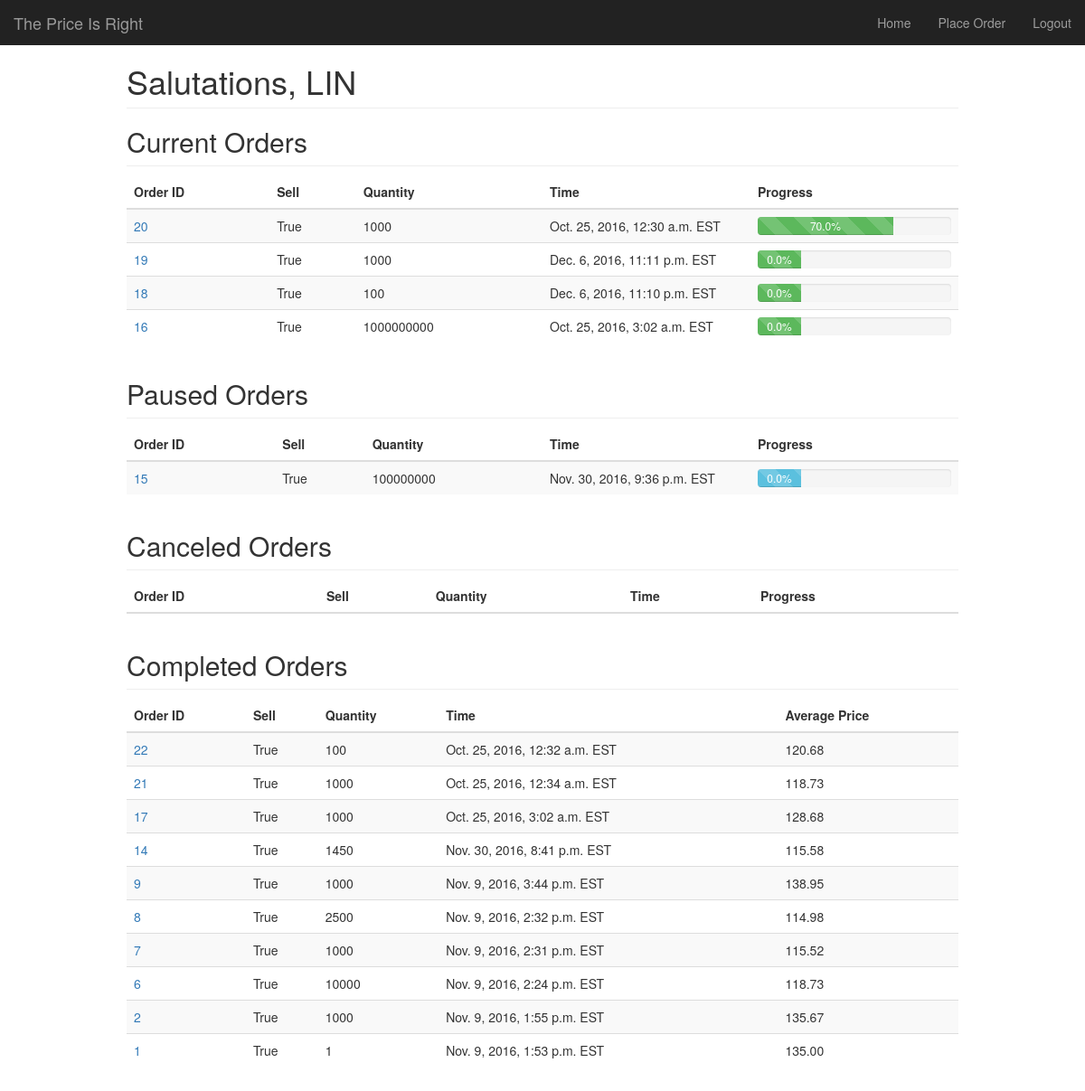
The app's page / (signed in), older data.
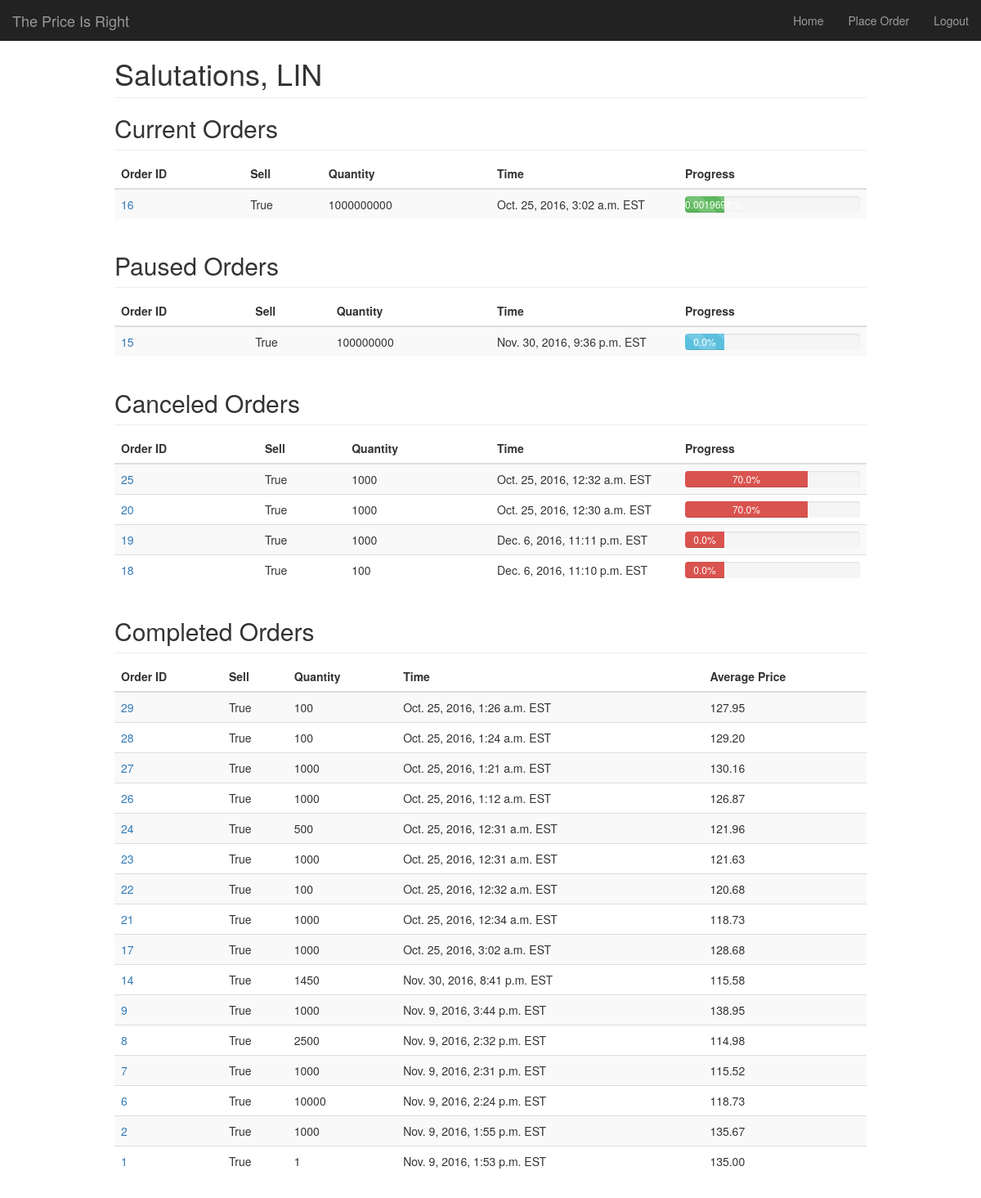
The same page, newer data.
### stocks/models.py (models this page shows)
@python_2_unicode_compatible
class ParentOrder(models.Model):
	quantity = models.IntegerField(blank=False, default=1)
	stock_type = models.CharField(max_length=20)
	is_sell = models.BooleanField(blank=False, default=True)
	time_executed = models.DateTimeField(blank=False, auto_now_add=True)
	user = models.ForeignKey(User, on_delete=models.CASCADE)
	IN_PROGRESS = 'P'
	COMPLETED = 'C'
	FAILED = 'F'
	PAUSED = 'S'
	CANCELLED = 'X'
	STATUS_CHOICES = (
		(IN_PROGRESS, 'In Progress'),
		(COMPLETED, 'Completed'),
		(FAILED, 'Failed'),
		(PAUSED, 'Paused'),
		(CANCELLED, 'Cancelled')
	)
	status = models.CharField(
		max_length=1,
		choices=STATUS_CHOICES,
		default=IN_PROGRESS
	)
	progress = models.FloatField(blank=False, default=0.0)
	def is_valid(self):
		if self.quantity <= 0:
			return False
		else:
			return True
	def get_total_price_sold(self, children):
		total_price = (children.filter(is_successful=True).aggregate(total=Sum(F('price') * F('quantity'))))['total']
		if total_price is None:
			return 0.0
		else:
			return total_price
	def get_total_quantity_sold(self, children):
		total_quantity = (children.filter(is_successful=True).aggregate(Sum('quantity')))['quantity__sum']
		if total_quantity is None:
			return 0
		else:
			return total_quantity
	def get_stats(self, children):
		if len(children) == 0:
			return {'total_price': 0.0, 'total_quantity': 0, 'average_price': 0.0}
		total_price = self.get_total_price_sold(children)
		total_quantity = self.get_total_quantity_sold(children)
		if total_price == 0.0:
			return {'total_price': total_price, 'total_quantity': total_quantity, 'average_price': 0.0}
		else:
			return {'total_price': total_price, 'total_quantity': total_quantity, 'average_price': total_price/total_quantity}
	def update_progress(self):
		children = ChildOrder.objects.filter(parent_order__id=self.id)
		quantity_sold = self.get_total_quantity_sold(children)
		self.progress = (float(quantity_sold)/float(self.quantity)) * 100
		self.save()
	def verify_market_price(self, price_json):
		top_bid = price_json.get('top_bid')
		if top_bid is None:
			return False
		price = top_bid.get('price')
		if price is None:
			return False
		return True
	def query_market_price(self, number_of_tries=10):
		quote = json.loads(urllib2.urlopen(QUERY.format(self.id)).read())
		while not self.verify_market_price(quote):  # We failed to verify, the exchange simulator returned a bad response
			quote = json.loads(urllib2.urlopen(QUERY.format(self.id)).read())
			time.sleep(5)  # sleep 5 seconds before trying again
			number_of_tries -= 1
			if number_of_tries == 0:  # no tries left, we give up querying and selling
				return False
		price = float(quote['top_bid']['price'])
		print "Quoted at %s" % price
		return price
	def query_market_datetime(self, number_of_tries=10):
		quote = json.loads(urllib2.urlopen(QUERY.format(self.id)).read())
		while not self.verify_market_price(quote):  # We failed to verify, the exchange simulator returned a bad response
			quote = json.loads(urllib2.urlopen(QUERY.format(self.id)).read())
			time.sleep(5)  # sleep 5 seconds before trying again
			number_of_tries -= 1
			if number_of_tries == 0:  # no tries left, we give up querying and selling
				return False
		d = quote['timestamp'] + " UTC" # add UTC since this is time zone returned by simulator
		FORMAT = '%Y-%m-%d %H:%M:%S.%f %Z'
		dt = datetime.datetime.strptime(d, FORMAT)
		return dt
	def execute_sell(self, quantity, price):
		url   = ORDER.format(self.id, quantity, price)
		response = urllib2.urlopen(url).read()
		if response == "":
			order = {
			u'timestamp': self.query_market_datetime(),
			u'qty': quantity,
			u'side': u'sell',
			u'avg_price': 0.0
			}
		else:
			order = json.loads(response)
		return order
	def create_child(self, order, attempted_price):
		if (order['avg_price'] == 0.0):
			co = ChildOrder.objects.create(
				parent_order=self,
				quantity = order['qty'],
				is_successful=False,
				price=attempted_price
			)
		else:
			co = ChildOrder.objects.create(
				parent_order=self,
				quantity = order['qty'],
				is_successful=True,
				price=order['avg_price']
			)
			self.progress += (order['qty']/self.quantity) * 100
			self.save()
		co.time_executed = order['timestamp']
		co.save()
		return co
	def determine_quantity_to_sell(self):
		successful_children = ChildOrder.objects.filter(parent_order=self.id).filter(is_successful=True)
		quantity_sold_so_far = 0
		for child in successful_children:
			quantity_sold_so_far += child.quantity
		quantity_left_to_sell = self.quantity - quantity_sold_so_far
		return quantity_left_to_sell
	def trade(self):
		if not self.is_valid():
			print "Problem, someone created a bad parent order that shouldn't even be here"
			return  # This code should never be reached, since if an order is not valid, we don't even create it
		number_of_successes = 0
		if ((self.quantity/10) < 10):
			maximum_child_size = self.quantity
		else:
			maximum_child_size = self.quantity / 10  # hardcoded to split by 10%
		child_order_size = maximum_child_size
		quantity_to_sell = self.determine_quantity_to_sell()
		while quantity_to_sell > 0:
			price = self.query_market_price()
			if price is False:
				self.status = self.FAILED
				self.save()
				return
			price -= ORDER_DISCOUNT  # query is successful, update price accordingly
			if (quantity_to_sell < child_order_size):
				child_order_size = quantity_to_sell  # make sure child order size never exceeds what we have left to sell
			self.refresh_from_db()  # refresh before checking if paused or cancelled
			if (self.status == self.PAUSED or self.status == self.CANCELLED):
				return
			order = self.execute_sell(child_order_size, price)
			self.create_child(order, price)
			if (order['avg_price'] == 0.0):
				number_of_successes -= 1
			else:
				number_of_successes += 1
				quantity_to_sell -= order['qty']
			if (number_of_successes == FAILURE_TOLERANCE):
				child_order_size /= 2
				number_of_successes = 0
			elif (number_of_successes == SUCCESS_TOLERANCE and child_order_size < maximum_child_size):
				child_order_size *= 2
				number_of_successes = 0
			time.sleep(N)
		self.status = self.COMPLETED
		self.save() # we forgot to save after setting self.success=True. The update() function solves this
	def __str__(self):
		return str(self.id) + ": " + str(self.quantity) + " x " + self.stock_type + ' status:' + self.status

### authentication/views.py (the view)
# urls.py: url(r'^$', views.index, name='index'),
@login_required(login_url="login/")
def index(request):
    order_list = ParentOrder.objects.all().order_by('-id')
    for order in order_list:
        children = ChildOrder.objects.filter(parent_order__id=order.id)
        order_stats = order.get_stats(children)
        order.avg_price = '{:,.2f}'.format(order_stats['average_price'])
    context_dict = {'orders': order_list}
    return render(request, "index.html", context_dict)

### templates/index.html (shortened to what the changed rows need)
{% extends 'base.html' %}
{% load staticfiles %}
{% block head-extras %}
    <link href="{% static "stocks/dashboard.css" %}" rel="stylesheet">
{% endblock %}
{% block content %}
  <h2 class="sub-header">Current Orders</h2>
  <div class="table-responsive">
    <table class="table table-striped">
      <thead>
        <tr>
          <th>Order ID</th>
          <th>Sell</th>
          <th>Quantity</th>
          <th>Time</th>
          <th>Progress</th>
        </tr>
      </thead>
      {% if orders %}
        <tbody>
            {% for order in orders %}
              {% if order.status == 'P' or order.status == 'F' %}
              <tr>
                  <td> <a href="{% url 'order_detail' order.id %}">{{ order.id }} </a>
                  <td> {{ order.is_sell }}
                  <td> {{ order.quantity }}
                  <td class="col-md-3"> {{ order.time_executed }} EST
                  <td class="col-md-3">
                      <div class="progress">
                          <div id="progress-{{order.id}}" data-id="{{order.id}}" class="progress-bar
                          {% if order.status == 'P' %}
                              progress-bar-success progress-bar-striped active
                          {% endif %}
                          " role="progressbar"
                          role="progressbar" aria-valuenow="{{ order.progress }}" aria-valuemin="0" aria-valuemax="100" style="min-width:4em;width:{{ order.progress }}%"> {{ order.progress }}%
                          </div>
                      </div>
              </tr>
              {% endif %}
            {% endfor %}
        </tbody>
    {% endif %}
    </table>
  </div>
  <h2 class="sub-header">Paused Orders</h2>
  <div class="table-responsive">
    <table class="table table-striped">
      <thead>
        <tr>
          <th>Order ID</th>
          <th>Sell</th>
          <th>Quantity</th>
          <th>Time</th>
          <th>Progress</th>
        </tr>
      </thead>
      {% if orders %}
        <tbody>
            {% for order in orders %}
              {% if order.status == 'S' %}
              <tr>
                  <td> <a href="{% url 'order_detail' order.id %}">{{ order.id }} </a>
                  <td> {{ order.is_sell }}
                  <td> {{ order.quantity }}
                  <td class="col-md-3"> {{ order.time_executed }} EST
                  <td class="col-md-3">
                      <div class="progress">
                          <div id="progress-{{order.id}}" data-id="{{order.id}}" class="progress-bar progress-bar-info progress-bar-striped active" role="progressbar" aria-valuenow="{{ order.progress }}" aria-valuemin="0" aria-valuemax="100" style="min-width:4em;width:{{ order.progress }}%"> {{ order.progress }}%
                          </div>
                      </div>
              </tr>
              {% endif %}
            {% endfor %}
        </tbody>
    {% endif %}
    </table>
  </div>
  <h2 class="sub-header">Canceled Orders</h2>
  <div class="table-responsive">
    <table class="table table-striped">
      <thead>
        <tr>
          <th>Order ID</th>
          <th>Sell</th>
          <th>Quantity</th>
          <th>Time</th>
          <th>Progress</th>
        </tr>
      </thead>
      {% if orders %}
        <tbody>
            {% for order in orders %}
              {% if order.status == 'X' %}
              <tr>
                  <td> <a href="{% url 'order_detail' order.id %}">{{ order.id }} </a>
                  <td> {{ order.is_sell }}
                  <td> {{ order.quantity }}
                  <td class="col-md-3"> {{ order.time_executed }} EST
                  <td class="col-md-3">
                      <div class="progress">
                          <div id="progress-{{order.id}}" data-id="{{order.id}}" class="progress-bar progress-bar-danger progress-bar" role="progressbar"aria-valuenow="{{ order.progress }}" aria-valuemin="0" aria-valuemax="100" style="min-width:4em;width:{{ order.progress }}%"> {{ order.progress }}%
                          </div>
                      </div>
              </tr>
              {% endif %}
            {% endfor %}
        </tbody>
    {% endif %}
    </table>
  </div>
  <h2 class="sub-header">Completed Orders</h2>
  <div class="table-responsive">
    <table class="table table-striped">
      <thead>
        <tr>
          <th>Order ID</th>
          <th>Sell</th>
          <th>Quantity</th>
          <th>Time</th>
          <th>Average Price</th>
        </tr>
      </thead>
      {% if orders %}
        <tbody>
            {% for order in orders %}
                {% if order.status == 'C' %}
                    <tr>
                        <td> <a href="{% url 'order_detail' order.id %}">{{ order.id }} </a>
                        <td> {{ order.is_sell }}
                        <td> {{ order.quantity }}
                        <td> {{ order.time_executed }} EST
                        <td> {{ order.avg_price }}
                    </tr>
                {% endif %}
            {% endfor %}
        </tbody>
    {% endif %}
    </table>
  </div>
{% endblock %}

Row changes from the older to the newer data that the page shows:
changed ParentOrder id 16: progress "0.0" → "0.0019694"; no longer shows "%"
added ParentOrder: id "25", is_sell "True", quantity "1000", time_executed "Oct. 25, 2016, 12:32 a.m.", progress "70.0", shown under "Canceled Orders"
changed ParentOrder "Oct. 25, 2016, 12:30 a.m.": moves from the list under "Current Orders" to the list under "Canceled Orders"
changed ParentOrder "Dec. 6, 2016, 11:11 p.m.": moves from the list under "Current Orders" to the list under "Canceled Orders"
changed ParentOrder "Dec. 6, 2016, 11:10 p.m.": moves from the list under "Current Orders" to the list under "Canceled Orders"
added ParentOrder: id "29", is_sell "True", quantity "100", time_executed "Oct. 25, 2016, 1:26 a.m.", avg_price "127.95", shown under "Completed Orders"
added ParentOrder: id "28", is_sell "True", quantity "100", time_executed "Oct. 25, 2016, 1:24 a.m.", avg_price "129.20", shown under "Completed Orders"
added ParentOrder: id "27", is_sell "True", quantity "1000", time_executed "Oct. 25, 2016, 1:21 a.m.", avg_price "130.16", shown under "Completed Orders"
added ParentOrder: id "26", is_sell "True", quantity "1000", time_executed "Oct. 25, 2016, 1:12 a.m.", avg_price "126.87", shown under "Completed Orders"
added ParentOrder: id "24", is_sell "True", quantity "500", time_executed "Oct. 25, 2016, 12:31 a.m.", avg_price "121.96", shown under "Completed Orders"
added ParentOrder: id "23", is_sell "True", quantity "1000", time_executed "Oct. 25, 2016, 12:31 a.m.", avg_price "121.63", shown under "Completed Orders"
